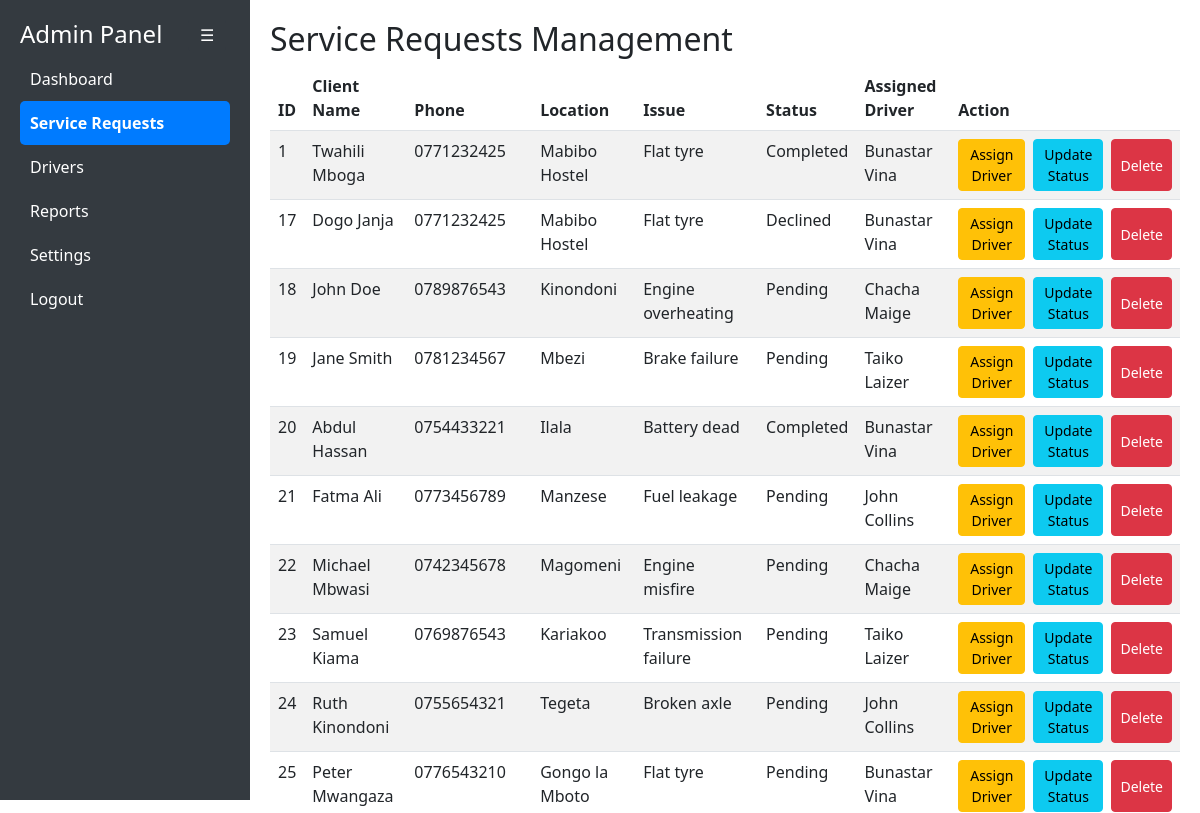
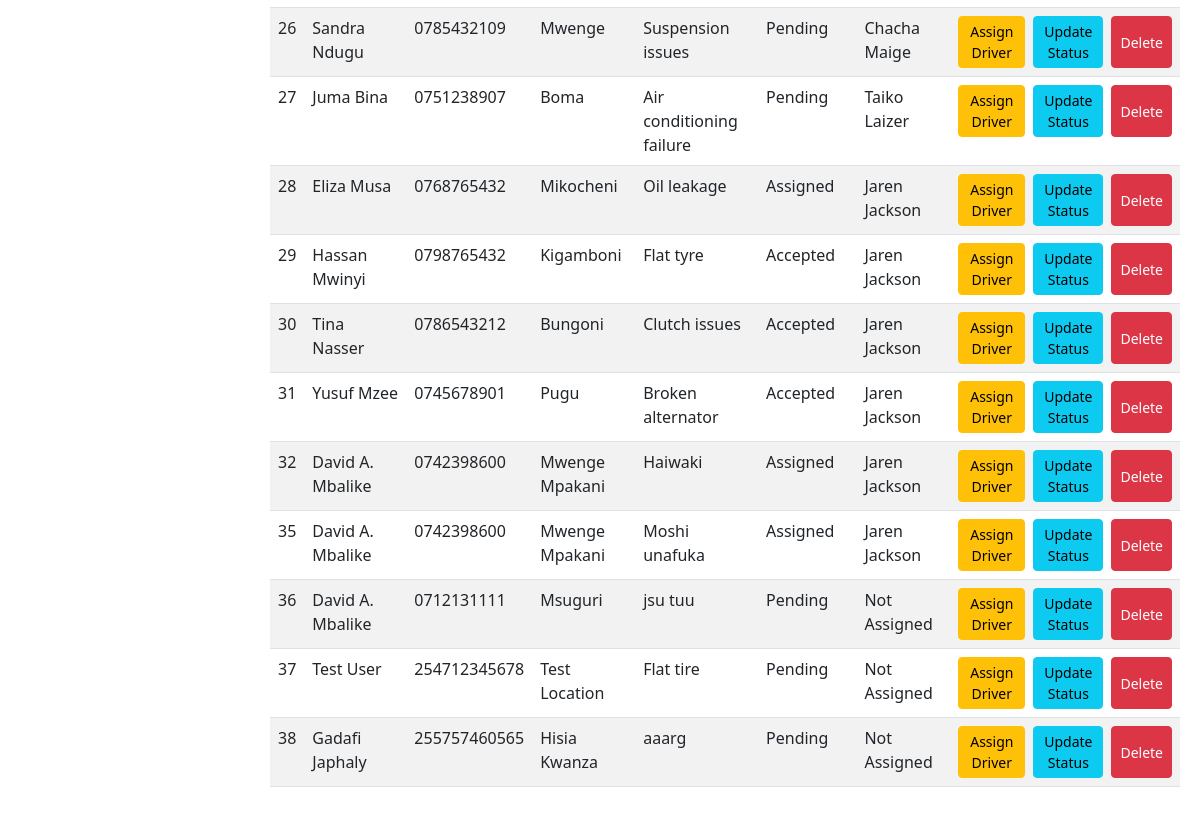
/service_requests.php (signed in), run on an earlier commit of the app's database (2 pictures, top to bottom).
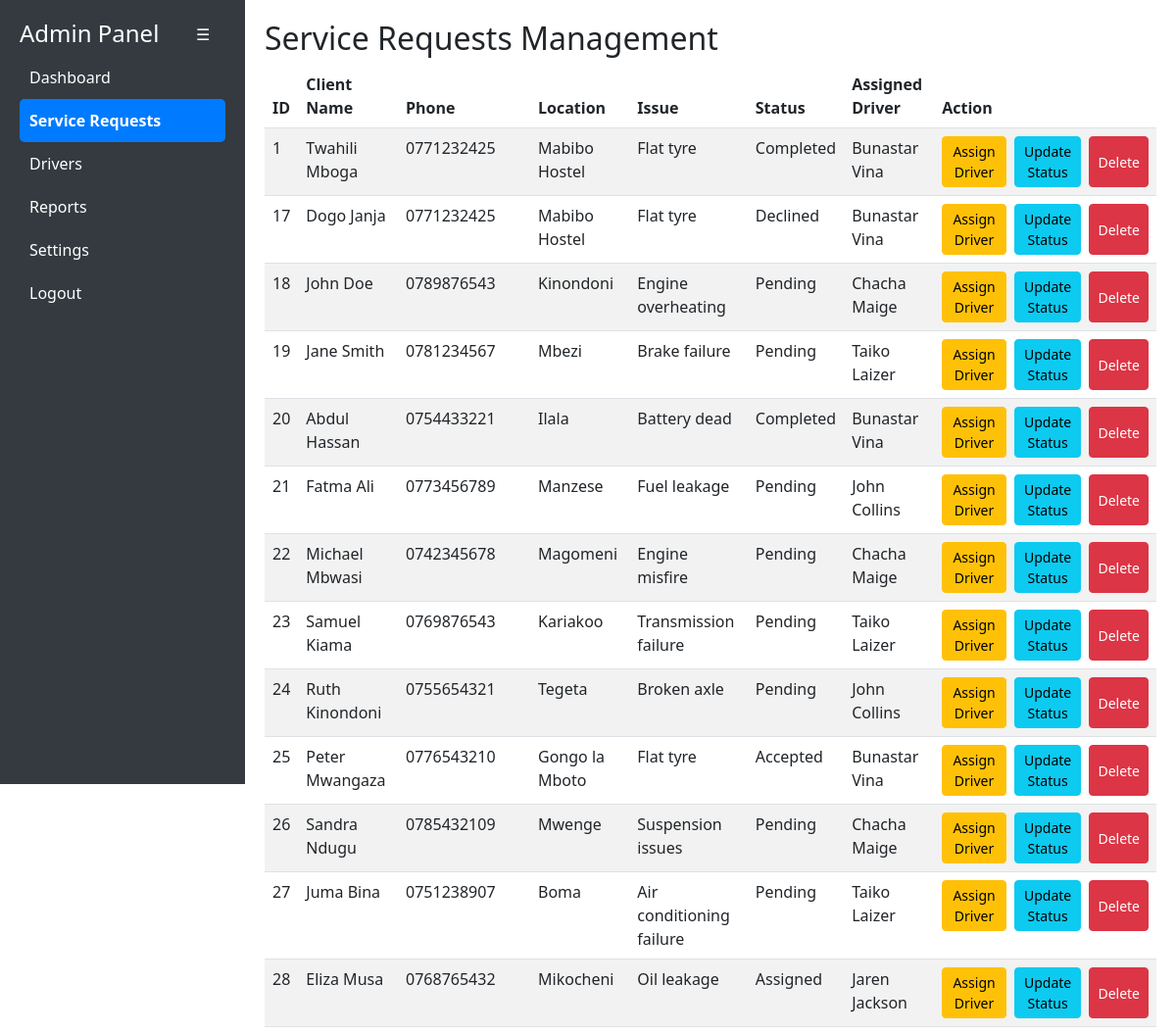
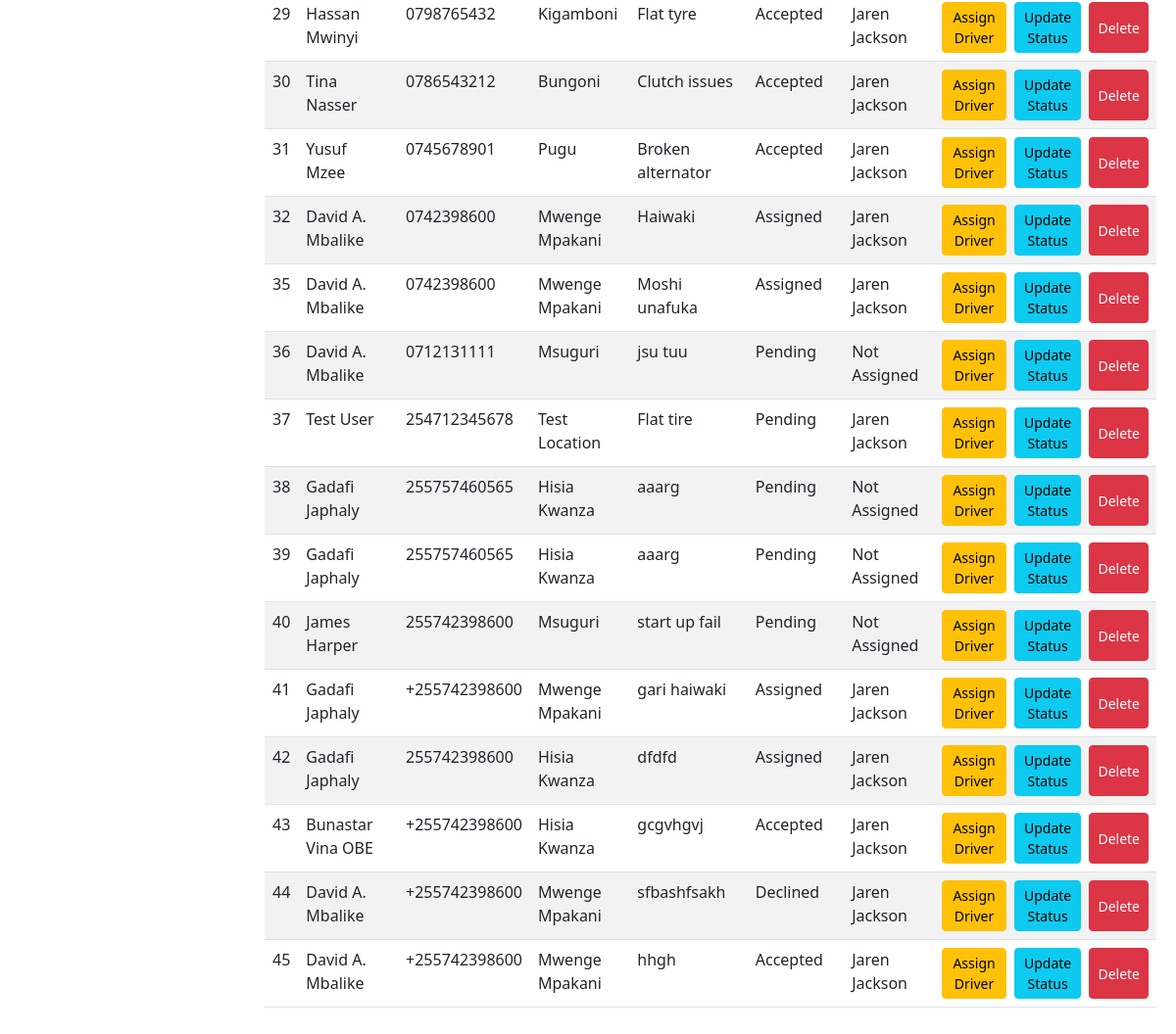
And on a later commit of the database (2 pictures, top to bottom).
### tables this page shows
CREATE TABLE `requests` (
  `id` int(11) NOT NULL,
  `name` varchar(255) NOT NULL,
  `phone` varchar(20) NOT NULL,
  `location` text NOT NULL,
  `car_model` varchar(255) DEFAULT NULL,
  `problem_description` text DEFAULT NULL,
  `status` enum('Pending','Accepted','Completed','Declined','Assigned') DEFAULT 'Pending',
  `assigned_driver_id` int(11) DEFAULT NULL,
  `created_at` timestamp NOT NULL DEFAULT current_timestamp(),
  `updated_at` timestamp NOT NULL DEFAULT current_timestamp() ON UPDATE current_timestamp()
);

CREATE TABLE `drivers` (
  `id` int(11) NOT NULL,
  `name` varchar(255) NOT NULL,
  `phone` varchar(20) NOT NULL,
  `email` varchar(255) NOT NULL,
  `role` text NOT NULL DEFAULT '\'driver\'',
  `password` varchar(255) NOT NULL DEFAULT '$2y$10$CaqjoRyl9mLWy1Ys0wjHHeFWxXXdQfTYsVmzX7WPTKCG8j9icVNPC',
  `availability_status` enum('Available','Offline','Busy') DEFAULT 'Offline',
  `created_at` timestamp NOT NULL DEFAULT current_timestamp(),
  `updated_at` timestamp NOT NULL DEFAULT current_timestamp() ON UPDATE current_timestamp()
);

### service_requests.php (the view, shortened to what this page needs)
<?php
include('php/db.php');
$current_page = basename($_SERVER['PHP_SELF']);
$query = "SELECT * FROM requests";
$result = mysqli_query($conn, $query);
?>
<!DOCTYPE html>
<html lang="en">
<head>
    <link href="https://cdn.jsdelivr.net/npm/bootstrap@5.3.0/dist/css/bootstrap.min.css" rel="stylesheet">
</head>
<body>
    <div class="sidebar" id="sidebar">
        <button class="btn btn-primary m-2" id="toggleSidebar" style="position:absolute; top:9px; left:180px; margin-top:-5px; background-color:inherit; border:none;">☰</button>
        <h4>Admin Panel</h4>
        <a href="dashboard.php" class="<?= ($current_page == 'dashboard.php') ? 'active' : '' ?>">Dashboard</a>
        <a href="service_requests.php" class="<?= ($current_page == 'service_requests.php') ? 'active' : '' ?>">Service Requests</a>
        <a href="drivers.php" class="<?= ($current_page == 'drivers.php') ? 'active' : '' ?>">Drivers</a>
        <a href="reports.php" class="<?= ($current_page == 'reports.php') ? 'active' : '' ?>">Reports</a>
        <a href="settings.php" class="<?= ($current_page == 'settings.php') ? 'active' : '' ?>">Settings</a>
        <a href="php/logout.php">Logout</a>
    </div>
    <div class="content">
        <h2>Service Requests Management</h2>
        <table class="table table-striped">
            <thead>
                <tr>
                    <th>ID</th>
                    <th>Client Name</th>
                    <th>Phone</th>
                    <th>Location</th>
                    <th>Issue</th>
                    <th>Status</th>
                    <th>Assigned Driver</th>
                    <th>Action</th>
                </tr>
            </thead>
            <tbody>
                <?php while($row = mysqli_fetch_assoc($result)): ?>
                    <tr>
                        <td><?= $row['id'] ?></td>
                        <td><?= $row['name'] ?></td>
                        <td><?= $row['phone'] ?></td>
                        <td><?= $row['location'] ?></td>
                        <td><?= $row['problem_description'] ?></td>
                        <td><?= $row['status'] ?></td>
                        <td>
                            <?php
                            if ($row['assigned_driver_id']) {
                                $driver_query = "SELECT * FROM drivers WHERE id = " . $row['assigned_driver_id'];
                                $driver_result = mysqli_query($conn, $driver_query);
                                $driver = mysqli_fetch_assoc($driver_result);
                                echo $driver['name'] ;
                            } else {
                                echo 'Not Assigned';
                            }
                            ?>
                        </td>
                        <td>
                            <div class="d-flex gap-2">
                                <button class="btn btn-warning btn-sm" data-bs-toggle="modal" data-bs-target="#assignDriverModal" data-id="<?= $row['id'] ?>">Assign Driver</button>
                                <button class="btn btn-info btn-sm" data-bs-toggle="modal" data-bs-target="#updateStatusModal" data-id="<?= $row['id'] ?>">Update Status</button>
                                <button class="btn btn-danger btn-sm" data-bs-toggle="modal" data-bs-target="#deleteRequestModal" data-id="<?= $row['id'] ?>">Delete</button>
                            </div>
                        </td>
                    </tr>
                <?php endwhile; ?>
            </tbody>
        </table>
    </div>
</body>
</html>

What changed in the data, as far as the page shows it:
changed requests "Peter Mwangaza": status "Pending" → "Accepted"
changed requests "Test User": assigned_driver.name (not shown) → "Jaren Jackson"; no longer shows "Not Assigned"
added requests: id "39", name "Gadafi Japhaly", phone "255757460565", location "Hisia Kwanza", problem_description "aaarg", status "Pending", shows "Not Assigned"
added requests: id "40", name "James Harper", phone "255742398600", location "Msuguri", problem_description "start up fail", status "Pending", shows "Not Assigned"
added requests: id "41", name "Gadafi Japhaly", phone "+255742398600", location "Mwenge Mpakani", problem_description "gari haiwaki", status "Assigned", assigned_driver.name "Jaren Jackson"
added requests: id "42", name "Gadafi Japhaly", phone "255742398600", location "Hisia Kwanza", problem_description "dfdfd", status "Assigned", assigned_driver.name "Jaren Jackson"
added requests: id "43", name "Bunastar Vina OBE", phone "+255742398600", location "Hisia Kwanza", problem_description "gcgvhgvj", status "Accepted", assigned_driver.name "Jaren Jackson"
added requests: id "44", name "David A. Mbalike", phone "+255742398600", location "Mwenge Mpakani", problem_description "sfbashfsakh", status "Declined", assigned_driver.name "Jaren Jackson"
added requests: id "45", name "David A. Mbalike", phone "+255742398600", location "Mwenge Mpakani", problem_description "hhgh", status "Accepted", assigned_driver.name "Jaren Jackson"
